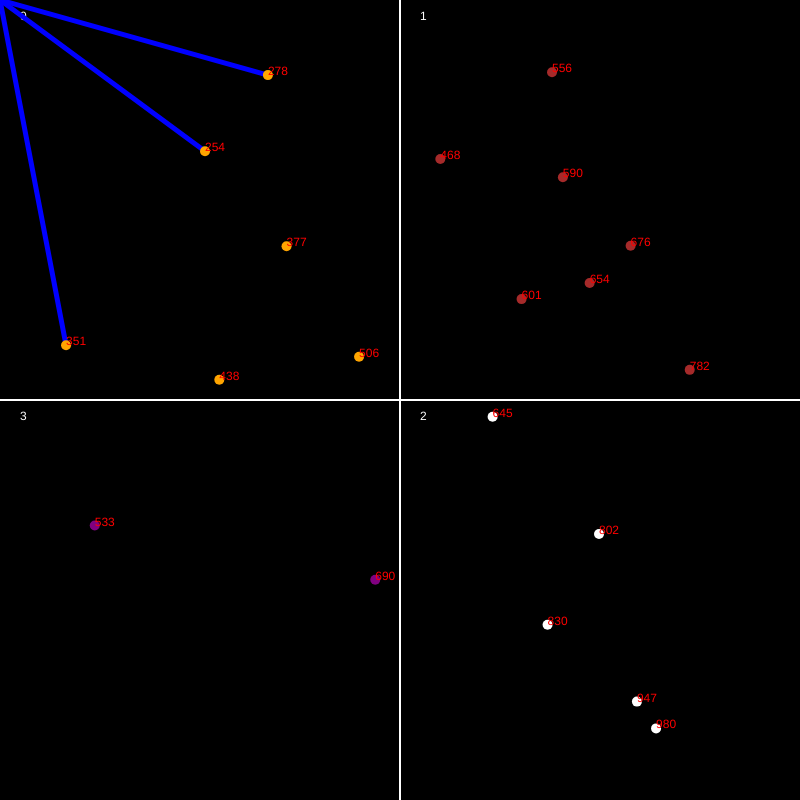
Frame 1 (no input)
Frame 60 (no input): identical to frame 1, image omitted
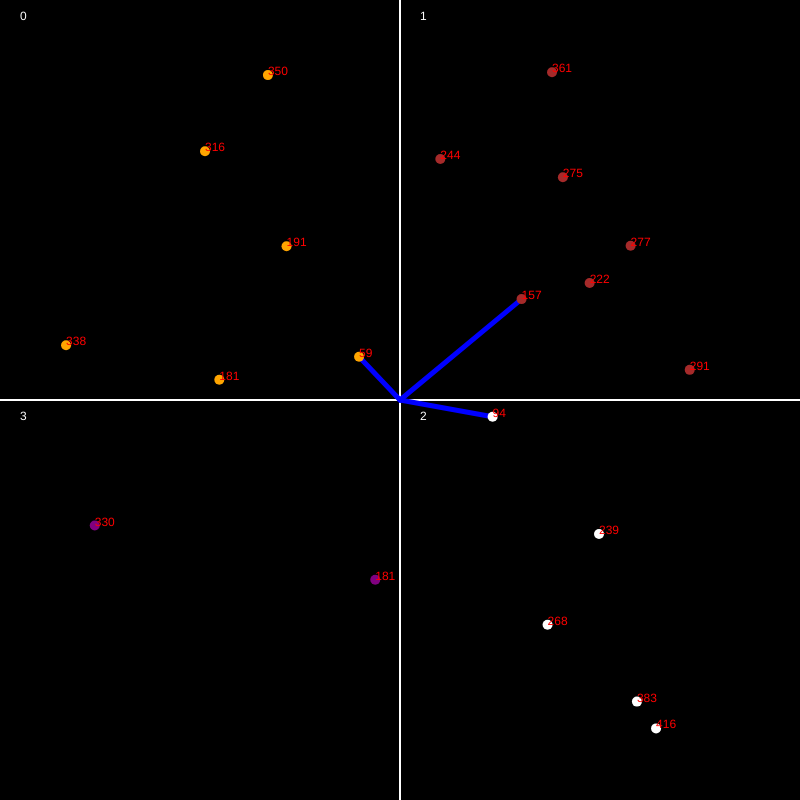
Frame 120 (the mouse pressed at the canvas centre since frame 60)

The p5.js sketch that drew these frames (run headless with seeded random() and noise() and a simulated clock; from frame 60 on, the mouse is pressed at the canvas centre):

// p5.js sketch
// ── sketch.js
let pointsArray=[];
const pointsNumber=20;
const k= 3;


function setup() {
  createCanvas(800, 800);
  rectMode(CENTER)
  for(let i=0;i<pointsNumber;i++){
    pointsArray.push(new Point());
  }
  let x = document.createElement("TABLE")
  x.setAttribute("id", "ratioTable")
  document.body.appendChild(x)
  document.getElementById("ratioTable").insertRow().insertCell(0);

}

function draw() {
  let fos=[];
  background(0);
  drawCoordinateLines();
  drawClassIds();
  let closest=getKClosestIndexes();
  for(let i=0;i<pointsArray.length;i++){
    if(closest.includes(i)){
        strokeWeight(5)
        stroke('blue')
        line(mouseX,mouseY,pointsArray[i].x,pointsArray[i].y)
        pointsArray[i].isClose=true;
        fos.push(pointsArray[i]);
    } else{
      pointsArray[i].isClose=false
    }
    pointsArray[i].show();

    noStroke()
    fill(255,0,0)
    text(parseInt(calculateDistance(pointsArray[i])),pointsArray[i].x,pointsArray[i].y)
  }
  getPointsRatio(fos)
}

function drawCoordinateLines(){
  strokeWeight(2)
  stroke('white')
  line(width/2,height,width/2,0);
  strokeWeight(2)
  stroke('white')
  line(0,height/2,width,height/2);
}

function drawClassIds(){
  let offset=20;
  noStroke();
  fill(255)
  text(0,offset,offset)
  text(1,width/2+offset,offset)
  text(2,width/2+offset,height/2+offset)
  text(3,offset,height/2+offset)
}



function getPointsRatio(array){
  let occurences=[]
  for(let i=0;i<array.length;i++){
    let id=array[i].classId;
    // console.log(occurences)
    if(occurences.length===0 || !arrayHasMultipleElements(occurences,id)){
      let obj={
        "id":id,
        "occurences": getOccurencesInArray(array,array[i].classId)
      }
      occurences.push(obj);
    }
  }
  occurences.sort(function(a,b){
    return a[1]-b[1]
  });
  let arrayLength=occurences.length
  let allOccurences=getOccurencesInArray(occurences);

  let textToWrite=""
  for(let i=0;i<arrayLength;i++){
    textToWrite+=" id: "+occurences[i].id+" occurence: "+occurences[i].occurences+" dominance: "+occurences[i].occurences/k+"\n<br>"
  }
  document.getElementById("ratioTable").rows[0].cells[0].innerHTML=textToWrite;
  noStroke()
  fill(0,255,0)
  // text(textToWrite,width/2,height/2)
  // console.log(occurences)

}



function arrayHasMultipleElements(array,searchableElement){
  let ids=[];
  for(let i=0;i<array.length;i++){
    ids.push(array[i].id)
  }
  return ids.includes(searchableElement)

}

function getOccurencesInArray(array,searchableElement){
  let occurence=0;
    for(let i=0;i<array.length;i++){
      if(array[i].classId===searchableElement){
        occurence++;
      }
    }
    return occurence;
}




function getKClosestIndexes(){
  let distanceArray=[];
  let closestArray=[];
  for(let i=0;i<pointsArray.length;i++){
    distanceArray.push([i,calculateDistance(pointsArray[i])])
  }

  distanceArray.sort(function(a,b){
    return a[1]-b[1]
  });


  for(let i=0;i<k;i++){
    closestArray[i]=distanceArray[i][0];
  }
  return closestArray;

}



function calculateDistance(pnt){
  return dist(mouseX,mouseY,pnt.x,pnt.y)
}

// ── Point.js
const offset=20;
let cols=['orange','brown','white','purple'];
let closeColor='red'

function Point(){
  this.x=random(offset,width-offset);
  this.y=random(offset,height-offset);
  this.classId =getClassIdForCoordinates(this.x,this.y);
  this.isClose=false;


  this.show= function(){
    if(!this.isClose){
      stroke(cols[this.classId]);
    } else{
      //stroke(closeColor);
      stroke(cols[this.classId]);
    }

    strokeWeight(10);
    point(this.x,this.y)
  }
}

function getClassIdForCoordinates(x,y){
  if(x<width/2 && y<height/2){
      return 0;
  } else if(x>width/2 && y<height/2){
      return 1;
  } else if(x<width/2 && y>height/2){
      return 3;
  } else if(x>width/2 && y>height/2){
      return 2;
  }
}
